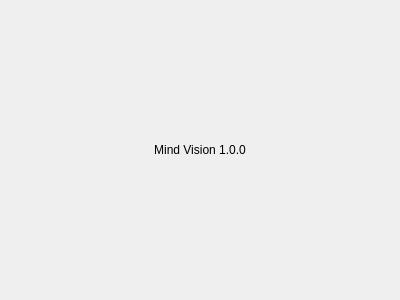
<?xml version="1.0" encoding="UTF-8"?>
<ui version="4.0">
 <class>AboutDialog</class>
 <widget class="QDialog" name="AboutDialog">
  <property name="geometry">
   <rect>
    <x>0</x>
    <y>0</y>
    <width>400</width>
    <height>300</height>
   </rect>
  </property>
  <property name="windowTitle">
   <string>About</string>
  </property>
  <layout class="QHBoxLayout" name="horizontalLayout">
   <item>
    <widget class="QLabel" name="label">
     <property name="layoutDirection">
      <enum>Qt::LeftToRight</enum>
     </property>
     <property name="text">
      <string>Mind Vision 1.0.0</string>
     </property>
     <property name="alignment">
      <set>Qt::AlignCenter</set>
     </property>
    </widget>
   </item>
  </layout>
 </widget>
 <resources/>
 <connections/>
</ui>
